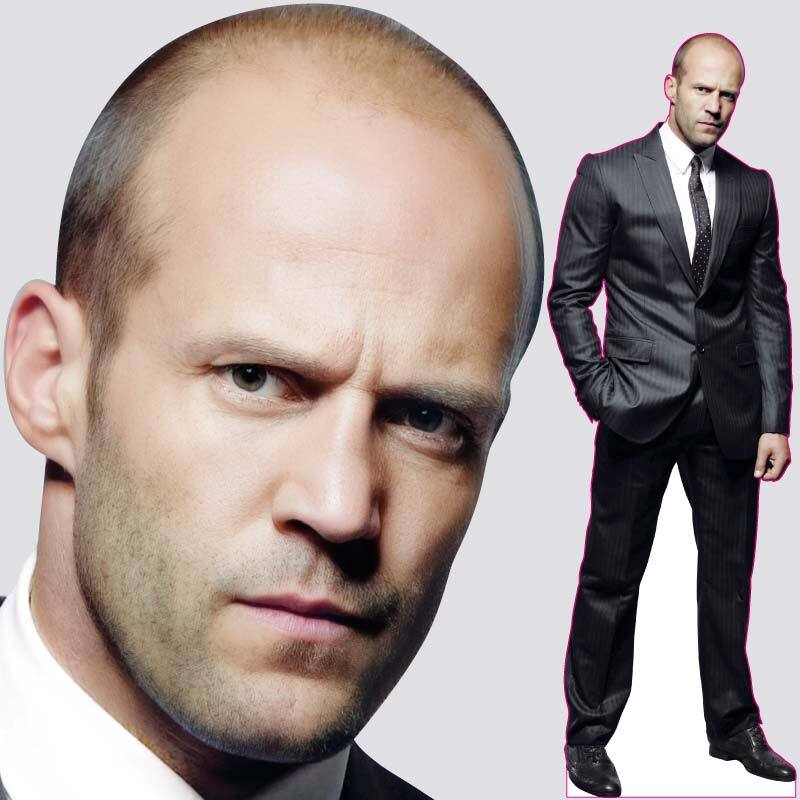
#> input picture Statham.jpg, 800 x 800 px
$ python module_11_1.py
#> lines starting #> are read from the running program, lines starting #| are printed output that depends on the picture
from PIL import Image, ImageDraw, ImageFont, ImageFilter
import time

filename = "Statham.jpg"
with Image.open(filename) as img:
#> img is the input picture: PIL image 800x800 RGB; mean R, G, B 169.1, 155.2, 151.5
    img.show()
    time.sleep(2)

    print("Информация о изображении:")
    print(img.format)
#| JPEG
    print(img.size)
#| (800, 800)
    print(img.mode)
#| RGB

    new_size = (920, 300)
    resized_img = img.resize(new_size)
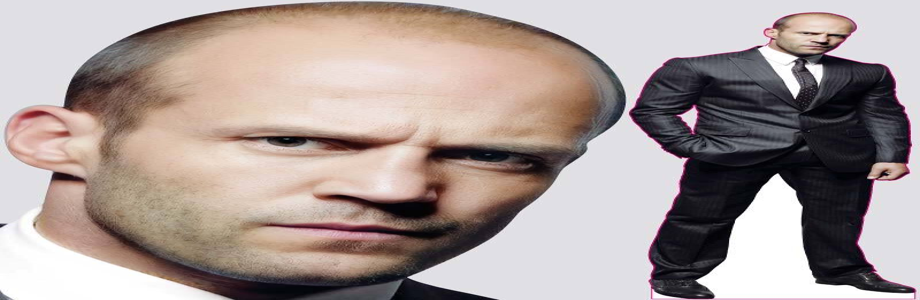
#> resized_img: PIL image 920x300 RGB; mean R, G, B 169.1, 155.2, 151.5
    resized_img.show()
    time.sleep(2)

    draw = ImageDraw.Draw(resized_img)
    font = ImageFont.truetype('CypressHell.ttf', 100)
    draw.text((200, 100), "PILLOW",fill='black', font=font)
    resized_img.show()
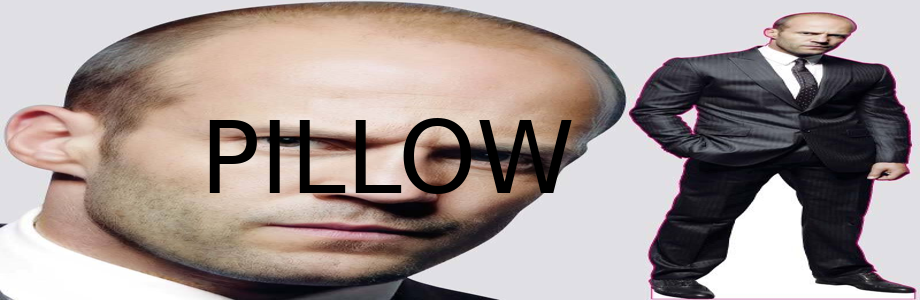
#> shown: PIL image 920x300 RGB; mean R, G, B 163.5, 150.3, 147
    time.sleep(2)

    font = ImageFont.truetype('CypressHell.ttf', 96)
    draw.text((205, 100), "PILLOW",fill='red', font=font)
    resized_img.show()
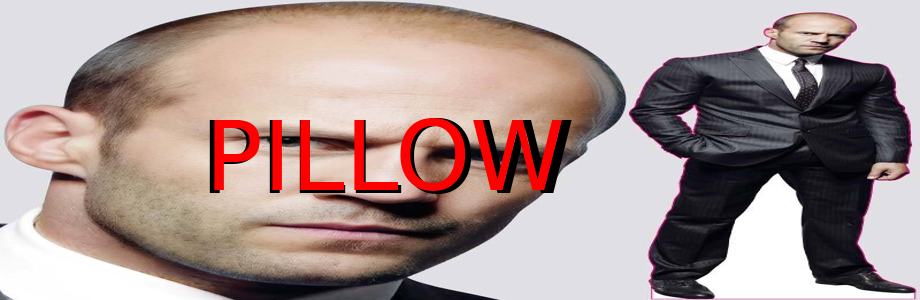
#> shown: PIL image 920x300 RGB; mean R, G, B 169.1, 148.8, 145.6
    time.sleep(2)

    resized_img = resized_img.filter(ImageFilter.BLUR)
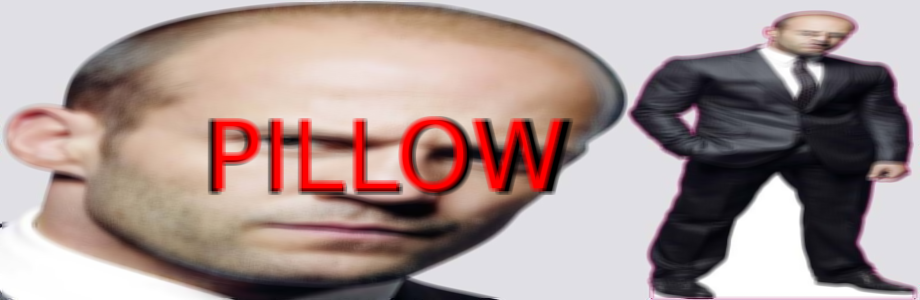
#> resized_img: PIL image 920x300 RGB; mean R, G, B 169.2, 148.8, 145.7
    resized_img.show()
